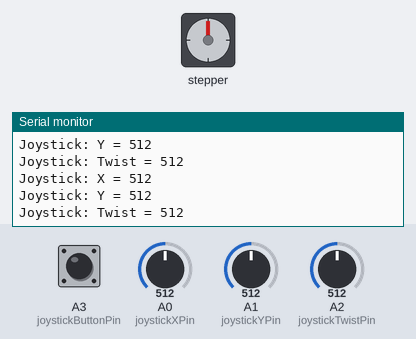
Simulated run of this sketch. Board: Arduino Uno, built with avr-gcc and run on an emulated ATmega328P. Parts: stepper motor, the last lines printed to the serial monitor. Wiring (inferred from the names in the program): stepper motor (2048 steps per turn assumed): coils pin 2, pin 3, pin 4, pin 5. Inputs (shaded band) come from the test bench; at power-on: A0 (joystickXPin) = 512, A1 (joystickYPin) = 512, A2 (joystickTwistPin) = 512, A3 (joystickButtonPin) HIGH.

Above: at 1.2 s.
1.3 s: A0 (joystickXPin) set to 109
At 1.9 s:
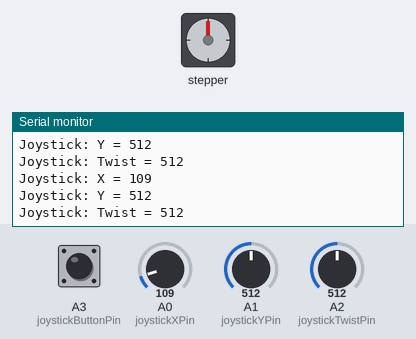
4.3 s: A0 (joystickXPin) set to 90
At 5.1 s:
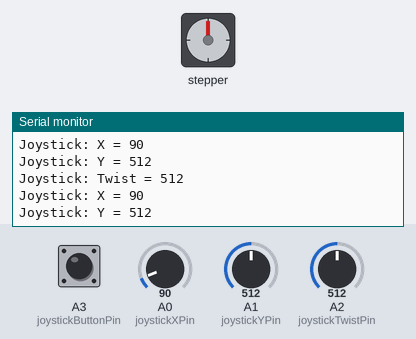
7.3 s: A1 (joystickYPin) set to 108
At 8.3 s:
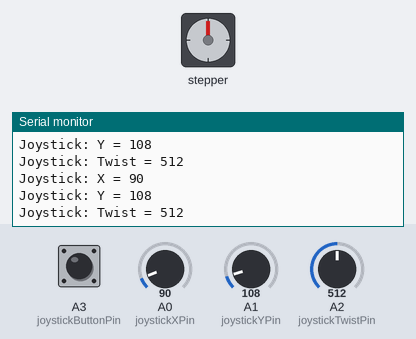
8.8 s: A1 (joystickYPin) set to 95
At 9.7 s:
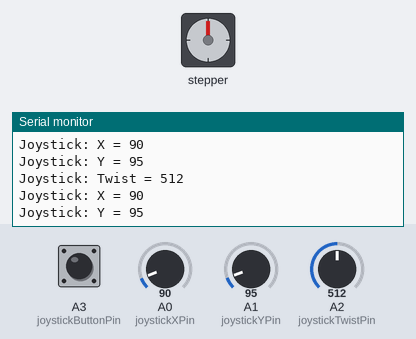
11.8 s: A2 (joystickTwistPin) set to 108
At 12.5 s:
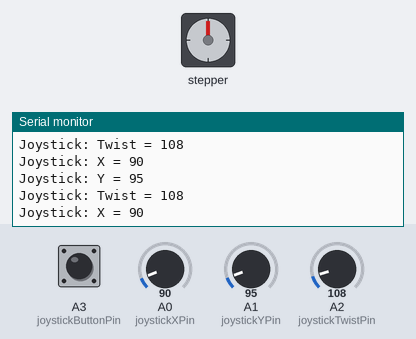
14.8 s: A2 (joystickTwistPin) set to 95
At 15.8 s:
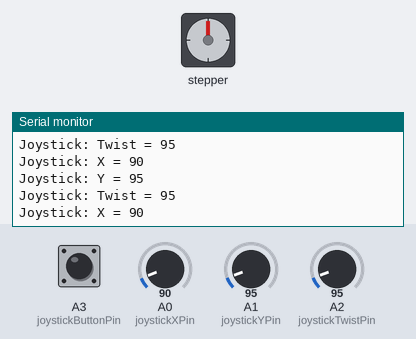
Timing chart, 0 to 17.8 s (numbered marks = the images above; inputs shaded):
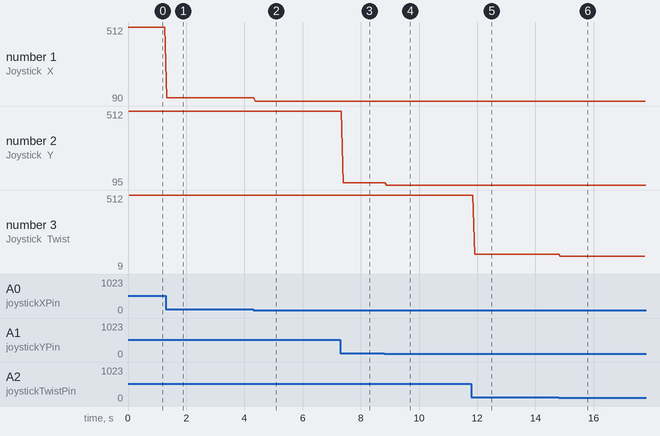

The sketch:

dalek.ino
```cpp
#include <Stepper.h>

const int stepsPerRevolution = 200;

Stepper myStepper(stepsPerRevolution, 8, 9, 10, 11);

const int joystickXPin = A0;
const int joystickYPin = A1;
const int joystickTwistPin = A2;
const int joystickButtonPin = A3;

// Variables for light toggle
bool lightState = false; // Current state of lights
int lastButtonState = HIGH; // Last state of button (pulled up)
unsigned long lastButtonPress = 0; // Last time button was pressed
const unsigned long debounceDelay = 50; // Debounce delay in milliseconds

int joystickXValue = 0;
int joystickYValue = 0;
int joystickTwistValue = 0;

const int relayUpPin = 2;
const int relayLeftPin = 3;
const int relayRightPin = 4;
const int relayLightsPin = 5;

const int threshold = 100;

void setup() {
  pinMode(relayUpPin, OUTPUT);
  pinMode(relayLeftPin, OUTPUT);
  pinMode(relayRightPin, OUTPUT);
  pinMode(relayLightsPin, OUTPUT);

  // Start all relays off (HIGH is off for active low relays)
  digitalWrite(relayUpPin, HIGH);
  digitalWrite(relayLeftPin, HIGH);
  digitalWrite(relayRightPin, HIGH);
  digitalWrite(relayLightsPin, HIGH); // Start with lights off

  pinMode(joystickButtonPin, INPUT_PULLUP);

  myStepper.setSpeed(50);

  Serial.begin(9600);
}

void loop() {
  joystickXValue = analogRead(joystickXPin);
  joystickYValue = analogRead(joystickYPin);
  joystickTwistValue = analogRead(joystickTwistPin);

  Serial.print("Joystick: X = ");
  Serial.println(joystickXValue);
  Serial.print("Joystick: Y = ");
  Serial.println(joystickYValue);
  Serial.print("Joystick: Twist = ");
  Serial.println(joystickTwistValue);

  int buttonState = digitalRead(joystickButtonPin); // Read button state (HIGH if not pressed)

  // Check for button press
  if (buttonState == LOW && lastButtonState == HIGH && (millis() - lastButtonPress > debounceDelay)) {
    // Button was pressed, toggle light state
    lightState = !lightState; // Toggle the state
    digitalWrite(relayLightsPin, lightState ? LOW : HIGH); // Set light state
    lastButtonPress = millis(); // Update last button press time
  }

  // Update last button state
  lastButtonState = buttonState;

  // Process Forward/Backward (Y-axis)
  if (joystickYValue < 512 - threshold) { // Forward
    digitalWrite(relayUpPin, LOW);
  } else {
    digitalWrite(relayUpPin, HIGH);
  }

  // Process Left/Right (X-axis)
  if (joystickXValue < 512 - threshold) { // Left
    digitalWrite(relayLeftPin, LOW);
    digitalWrite(relayRightPin, HIGH); // Ensure right relay is off
  } else if (joystickXValue > 512 + threshold) { // Right
    digitalWrite(relayRightPin, LOW);
    digitalWrite(relayLeftPin, HIGH); // Ensure left relay is off
  } else {
    digitalWrite(relayLeftPin, HIGH);
    digitalWrite(relayRightPin, HIGH);
  }

  // Short delay to stabilize readings
  delay(50);
}
```

Measured:
- the behaviour switches between 100 and 99 on A0 (joystickXPin) (found by bisection; images 1 and 2)
- the behaviour switches between 100 and 99 on A1 (joystickYPin) (found by bisection; images 3 and 4)
- after the input at 1.3 s, the serial monitor: prints a new line at once (image 1)
- after the input at 4.3 s, the serial monitor: prints a new line after 0.08 s (image 2)
- after the input at 7.3 s, the serial monitor: prints a new line after 0.09 s (image 3)
- after the input at 8.8 s, the serial monitor: prints a new line after 0.09 s (image 4)
- after the input at 11.8 s, the serial monitor: prints a new line after 0.12 s (image 5)
- after the input at 14.8 s, the serial monitor: prints a new line after 0.06 s (image 6)
